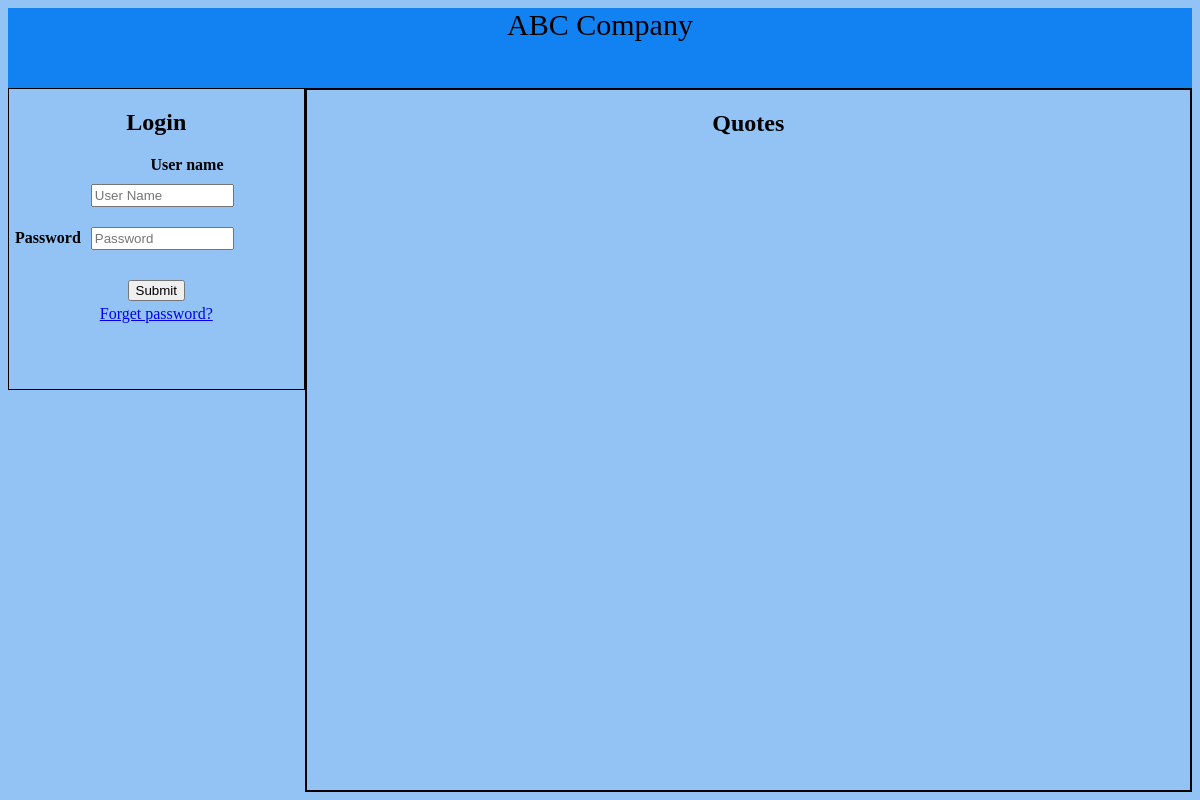
Before: / with the older database file.
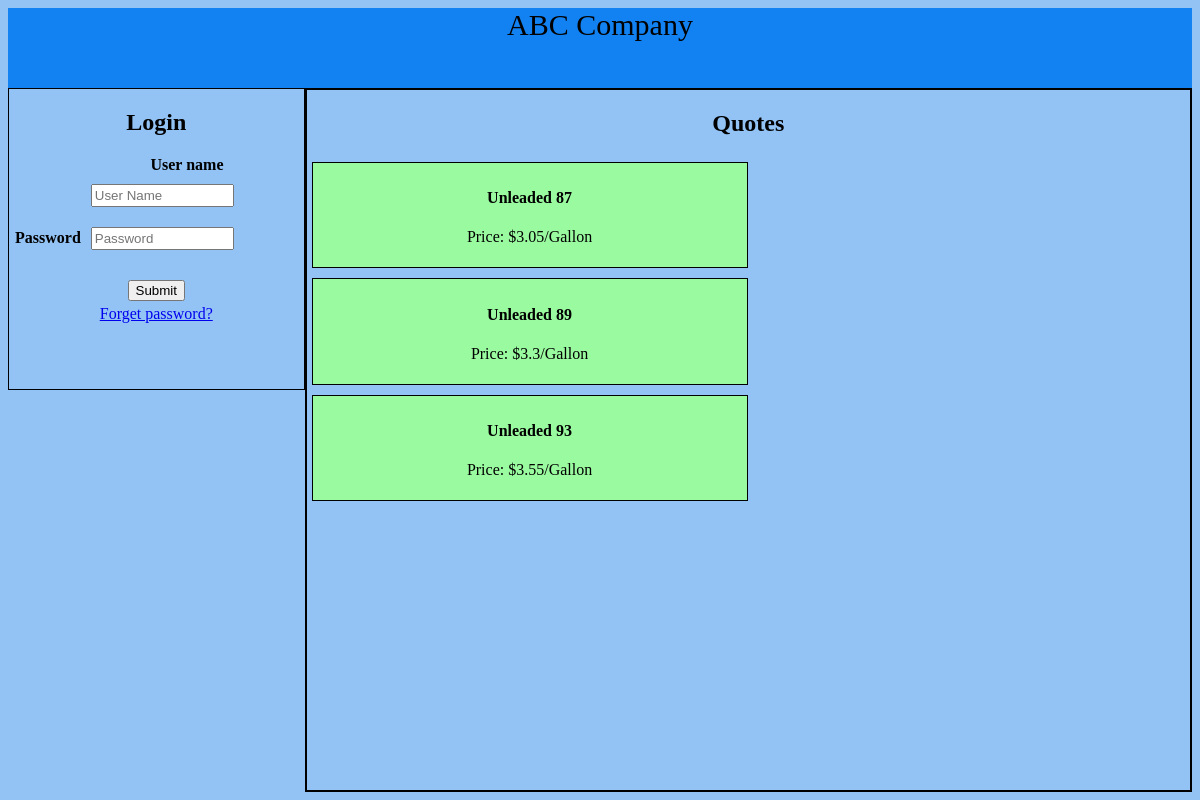
After: the same page with the newer database file.
### tables this page shows
CREATE TABLE `products` (
  `product_id` int(11) NOT NULL,
  `product_name` text NOT NULL,
  `product_price` double NOT NULL,
  `image_id` int(11) NOT NULL
);

### index.php (the view, shortened to what this page needs)
<?php
require('connect.php');
?>
<!DOCTYPE html>
<html>
<head>
    <link rel="stylesheet" href="CSS/dashboard.css">
    <link rel="stylesheet" href="CSS/index.css">
</head>
<body>
    <header id="company_name">
        ABC Company
    </header>
    <section id="section1">
        <div id="left_box">
            <form action="login_check.php" method="POST">
                <h2>Login</h2>
                <div style="text-align: right; margin-right: 70px ;">
                    <label for="username" style="margin-right: 10px;"><b>User name</b></label><input id="login_input"
                        type="text" placeholder="User Name" name="username" maxlength="50" require>
                    <br>
                    <label for="password" style="margin-right: 10px;"><b>Password</b></label><input id="login_input"
                        type="password" placeholder="Password" name="password" maxlength="50" required>
                </div>
                <div id="login_button"><button type="submit" name="login_button">Submit</button></div>
                <div id="forget_pass_link"><a href="forgetpassword.php">Forget password?</a></div>
            </form>
        </div>
        <div id="right_box">
            <h2 style="text-align: center;">Quotes</h2>
            <?php
            try {
                $sql = "SELECT * FROM products";
                $statement = $conn->query($sql);
                $results = $statement->fetchAll(PDO::FETCH_ASSOC);
                if ($results) {
                    foreach ($results as $result) {
                        $product_name = $result['product_name'];
                        $product_price = $result['product_price'];
                        $html = '<div id="quote_form"><h4>' . $product_name . '</h4>
                                <p>Price: $' . $product_price . '/Gallon</p></div>';
                        echo $html;
                    }
                }
            } catch (PDOException $error) {
                echo "Server Error";
            }
            ?>
        </div>
    </section>
</body>
</html>

Changed rows visible on the page:
added products: product_name "Unleaded 87", product_price "3.05"
added products: product_name "Unleaded 89", product_price "3.3"
added products: product_name "Unleaded 93", product_price "3.55"
